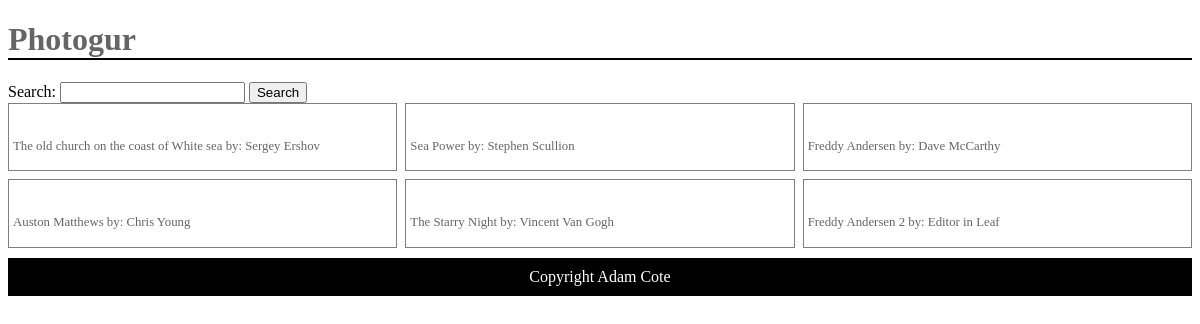
/pictures/, run on the app's committed database.
### photogur/models.py (models this page shows, shortened)
class Picture(models.Model):
    title = models.CharField(max_length=255)
    artist = models.CharField(max_length=255)
    url = models.CharField(max_length=255)

### photogur/views.py (the view)
# urls.py: path('pictures/', pictures, name="main_page"),
def pictures(request):
    context = {'pictures': Picture.objects.all()}
    response = render(request, 'pictures.html', context)
    return HttpResponse(response)

### photogur/templates/pictures.html (shortened to what this page needs)
{% extends 'base.html' %}
{% load staticfiles %}
{% block css %}
<link rel="stylesheet" href="{% static 'css/main.css' %}">
{% endblock %}
{% block content %}
{% for picture in pictures %}
<div class="pic">
    <a href="{% url 'picture_details' id=picture.pk %}">
    </a>
    <p class="caption">{{ picture.title }} by: {{ picture.artist }}</p>
</div>
{% endfor %}
{% endblock %}

### photogur/templates/base.html (shortened to what this page needs)
{% load staticfiles %}
<!DOCTYPE html>
<html lang="en">
<head>
    {% block css %}{% endblock %}
</head>
<body>
    <header>
        <h1> <a href="{% url 'main_page' %}">Photogur</a></h1>
        <form class="search" action="{% url 'picture_search' %}" method="GET">
            <label for="picture-search">
                <span>Search:</span>
                <input type="search" id="picture-search" name="query" value="{{ query }}"/>
            </label>
            <input type="submit" value="Search" />
        </form>
    </header>
<main>
    {% block content %}
    {% endblock %}
</main>
    <footer> Copyright Adam Cote </footer>
</body>
</html>

### photogur/static/css/main.css (style rules this page uses)
main { display: grid; grid-template-columns: repeat(3,1fr); grid-auto-rows: auto; grid-gap: 0.5em; }
header a { text-decoration:none; color: black; opacity: 0.6; display: block }
header h1 { border-bottom: 2px solid black; }
footer { margin-top: 10px; width: 100%; padding: 10px 0px; display: block; text-align: center; background-color: black; color: white; }
.caption { opacity: 0.6; font-size: 0.8em; padding: 4px; }
.pic { border: 1px solid rgba(0,0,0,0.5) }

### data on the page
Picture: title "The old church on the coast of White sea", artist "Sergey Ershov"
Picture: title "Sea Power", artist "Stephen Scullion"
Picture: title "Freddy Andersen", artist "Dave McCarthy"
Picture: title "Auston Matthews", artist "Chris Young"
Picture: title "The Starry Night", artist "Vincent Van Gogh"
Picture: title "Freddy Andersen 2", artist "Editor in Leaf"
